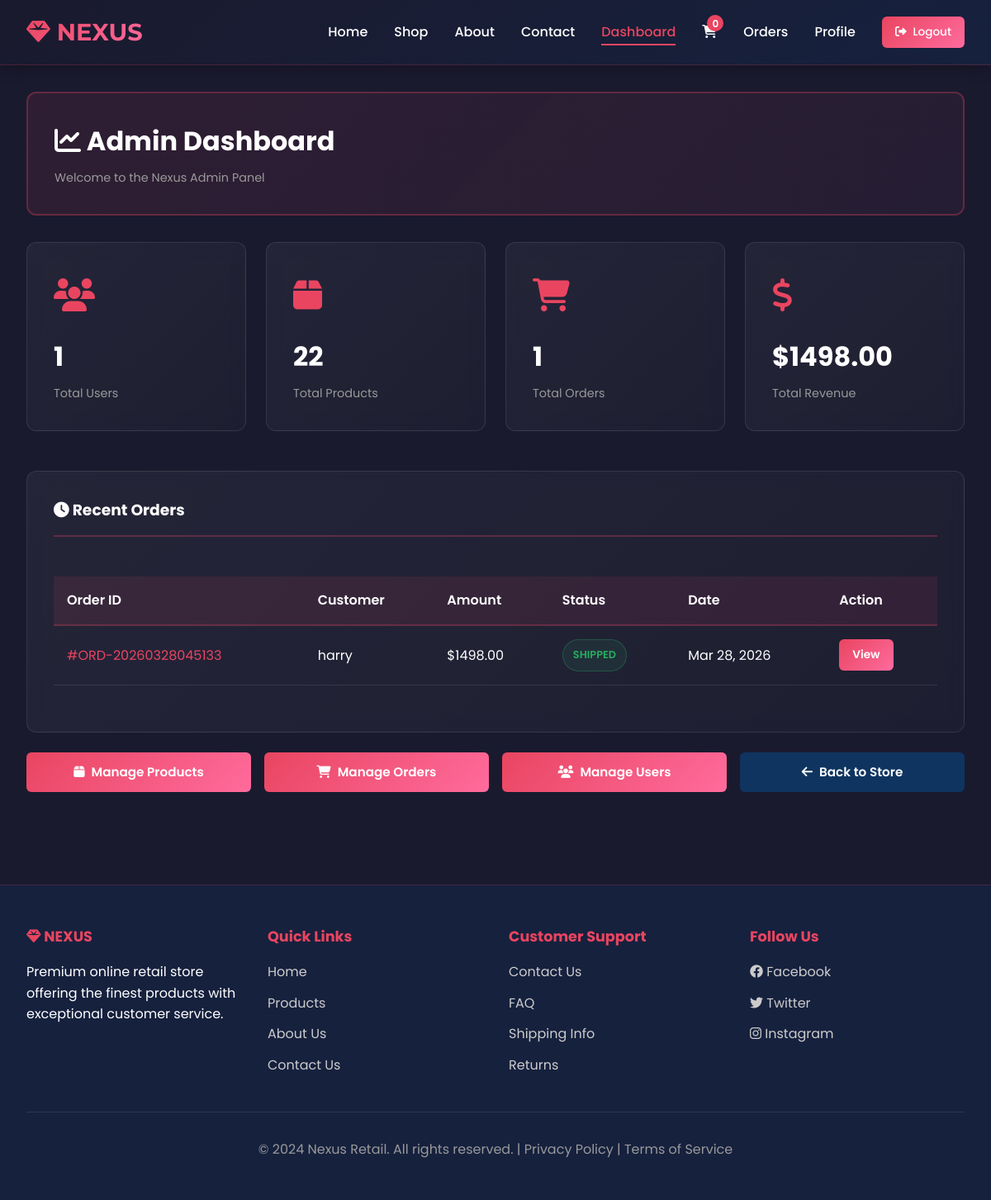
Screenshot of /admin/dashboard (signed in) with the database file from the repository.
### tables this page shows
CREATE TABLE orders (
            id INTEGER PRIMARY KEY AUTOINCREMENT,
            user_id INTEGER NOT NULL,
            order_number TEXT UNIQUE NOT NULL,
            total_amount REAL NOT NULL,
            payment_method TEXT,
            payment_status TEXT DEFAULT 'pending',
            delivery_address TEXT,
            delivery_phone TEXT,
            delivery_email TEXT,
            status TEXT DEFAULT 'pending',
            created_at TIMESTAMP DEFAULT CURRENT_TIMESTAMP,
            FOREIGN KEY(user_id) REFERENCES users(id)
        );

CREATE TABLE users (
            id INTEGER PRIMARY KEY AUTOINCREMENT,
            username TEXT UNIQUE NOT NULL,
            email TEXT UNIQUE NOT NULL,
            password TEXT NOT NULL,
            full_name TEXT,
            phone TEXT,
            address TEXT,
            city TEXT,
            country TEXT,
            postal_code TEXT,
            created_at TIMESTAMP DEFAULT CURRENT_TIMESTAMP,
            is_admin BOOLEAN DEFAULT 0
        );

### app.py (the view)
@app.route('/admin/dashboard')
@admin_required
def dashboard():
    db = get_db()
    total_users = db.execute('SELECT COUNT(*) as count FROM users WHERE is_admin = 0').fetchone()['count']
    total_products = db.execute('SELECT COUNT(*) as count FROM products').fetchone()['count']
    total_orders = db.execute('SELECT COUNT(*) as count FROM orders').fetchone()['count']
    total_revenue = db.execute('SELECT SUM(total_amount) as total FROM orders WHERE payment_status = "completed"').fetchone()['total'] or 0
    recent_orders = db.execute('''
        SELECT o.*, u.username FROM orders o
        JOIN users u ON o.user_id = u.id
        ORDER BY o.created_at DESC LIMIT 5
    ''').fetchall()
    db.close()
    recent_orders = [dict(order) for order in recent_orders]
    recent_orders = convert_timestamps(recent_orders)
    return render_template('admin_dashboard.html',
                         total_users=total_users,
                         total_products=total_products,
                         total_orders=total_orders,
                         total_revenue=total_revenue,
                         recent_orders=recent_orders)

### app.py (called while the page is built)
def get_db():
    db = sqlite3.connect(DATABASE)
    db.row_factory = sqlite3.Row
    return db

def convert_timestamps(data):
    if data is None:
        return None
    if isinstance(data, dict):
        for key in data:
            if key == 'created_at' and isinstance(data[key], str):
                try:
                    data[key] = datetime.strptime(data[key], '%Y-%m-%d %H:%M:%S')
                except (ValueError, TypeError):
                    pass
        return data
    elif isinstance(data, list):
        return [convert_timestamps(item) if isinstance(item, dict) else item for item in data]
    return data

def admin_required(f):
    @wraps(f)
    def decorated_function(*args, **kwargs):
        if 'user_id' not in session:
            flash('Please log in first.', 'danger')
            return redirect(url_for('login'))
        db = get_db()
        user = db.execute('SELECT is_admin FROM users WHERE id = ?', (session['user_id'],)).fetchone()
        db.close()
        if not user or not user['is_admin']:
            flash('Admin access required.', 'danger')
            return redirect(url_for('index'))
        return f(*args, **kwargs)
    return decorated_function

### templates/admin_dashboard.html (shortened to what this page needs)
{% extends "base.html" %}
{% block content %}
<div class="container">
    <div class="admin-header">
        <h1><i class="fas fa-chart-line"></i> Admin Dashboard</h1>
        <p class="admin-breadcrumb">Welcome to the Nexus Admin Panel</p>
    </div>
    <div class="stats-grid">
        <div class="stat-card">
            <div class="stat-icon"><i class="fas fa-users"></i></div>
            <div class="stat-value">{{ total_users }}</div>
            <div class="stat-label">Total Users</div>
        </div>
        <div class="stat-card">
            <div class="stat-icon"><i class="fas fa-box"></i></div>
            <div class="stat-value">{{ total_products }}</div>
            <div class="stat-label">Total Products</div>
        </div>
        <div class="stat-card">
            <div class="stat-icon"><i class="fas fa-shopping-cart"></i></div>
            <div class="stat-value">{{ total_orders }}</div>
            <div class="stat-label">Total Orders</div>
        </div>
        <div class="stat-card">
            <div class="stat-icon"><i class="fas fa-dollar-sign"></i></div>
            <div class="stat-value">${{ "%.2f" | format(total_revenue) }}</div>
            <div class="stat-label">Total Revenue</div>
        </div>
    </div>
    <div class="recent-orders">
        <h3><i class="fas fa-clock"></i> Recent Orders</h3>
        {% if recent_orders %}
        <div style="overflow-x: auto;">
            <table>
                <thead>
                    <tr>
                        <th>Order ID</th>
                        <th>Customer</th>
                        <th>Amount</th>
                        <th>Status</th>
                        <th>Date</th>
                        <th>Action</th>
                    </tr>
                </thead>
                <tbody>
                    {% for order in recent_orders %}
                    <tr>
                        <td><a href="/admin/order/{{ order.id }}" style="color: var(--highlight); text-decoration: none;">#{{ order.order_number }}</a></td>
                        <td>{{ order.username }}</td>
                        <td>${{ "%.2f" | format(order.total_amount) }}</td>
                        <td>
                            <span class="order-status {% if order.status == 'pending' %}status-pending{% else %}status-confirmed{% endif %}">
                                {{ order.status | upper }}
                            </span>
                        </td>
                        <td>{{ order.created_at.strftime('%b %d, %Y') }}</td>
                        <td>
                            <a href="/admin/order/{{ order.id }}" class="btn btn-primary btn-sm">View</a>
                        </td>
                    </tr>
                    {% endfor %}
                </tbody>
            </table>
        </div>
        {% else %}
        <p style="text-align: center; color: #999; padding: 2rem;">No orders yet</p>
        {% endif %}
    </div>
    <div class="admin-buttons">
        <a href="/admin/products" class="btn btn-primary">
            <i class="fas fa-box"></i> Manage Products
        </a>
        <a href="/admin/orders" class="btn btn-primary">
            <i class="fas fa-shopping-cart"></i> Manage Orders
        </a>
        <a href="/admin/users" class="btn btn-primary">
            <i class="fas fa-users"></i> Manage Users
        </a>
        <a href="/" class="btn btn-secondary">
            <i class="fas fa-arrow-left"></i> Back to Store
        </a>
    </div>
</div>
{% endblock %}

### templates/base.html (style rules this page uses)
* { margin: 0; padding: 0; box-sizing: border-box; }
:root { --primary: #1a1a2e; --secondary: #16213e; --accent: #0f3460; --highlight: #e94560; --light: #f8f9fa; --gray: #c4c4c4; --dark: #0f0f1e; --success: #27ae60; --danger: #e74c3c; --warning: #f39c12; }
body { font-family: 'Poppins', sans-serif; background-color: var(--primary); color: #fff; line-height: 1.6; overflow-x: hidden; }
.container { max-width: 1400px; margin: 0 auto; padding: 2rem; }
.btn { padding: 0.75rem 1.5rem; border: none; border-radius: 6px; font-weight: 600; cursor: pointer; transition: all 0.3s ease; font-size: 0.95rem; display: inline-flex; align-items: center; gap: 0.5rem; text-decoration: none; }
.btn-primary { background: linear-gradient(135deg, var(--highlight) 0%, #ff6b9d 100%); color: white; }
.btn-secondary { background: var(--accent); color: white; }
.btn-sm { padding: 0.5rem 1rem; font-size: 0.85rem; }
table { width: 100%; border-collapse: collapse; margin: 1.5rem 0; }
thead { background: rgba(233, 69, 96, 0.1); border-bottom: 2px solid var(--highlight); }
th, td { padding: 1rem; text-align: left; border-bottom: 1px solid rgba(255, 255, 255, 0.1); }

### templates/admin_dashboard.html (style rules this page uses)
.admin-header { background: linear-gradient(135deg, rgba(233, 69, 96, 0.1) 0%, rgba(255, 107, 157, 0.05) 100%); border: 2px solid rgba(233, 69, 96, 0.3); border-radius: 12px; padding: 2rem; margin-bottom: 2rem; }
.admin-header h1 { margin-bottom: 0.5rem; }
.admin-breadcrumb { color: #999; font-size: 0.9rem; }
.stats-grid { display: grid; grid-template-columns: repeat(auto-fit, minmax(250px, 1fr)); gap: 1.5rem; margin-bottom: 3rem; }
.stat-card { background: linear-gradient(135deg, rgba(255, 255, 255, 0.05) 0%, rgba(255, 255, 255, 0.02) 100%); border: 1px solid rgba(255, 255, 255, 0.1); border-radius: 12px; padding: 2rem; backdrop-filter: blur(10px); transition: all 0.3s ease; }
.stat-icon { font-size: 2.5rem; color: var(--highlight); margin-bottom: 1rem; }
.stat-value { font-size: 2rem; font-weight: 700; color: #fff; margin-bottom: 0.5rem; }
.stat-label { color: #999; font-size: 0.9rem; }
.recent-orders { background: linear-gradient(135deg, rgba(255, 255, 255, 0.05) 0%, rgba(255, 255, 255, 0.02) 100%); border: 1px solid rgba(255, 255, 255, 0.1); border-radius: 12px; padding: 2rem; backdrop-filter: blur(10px); }
.recent-orders h3 { margin-bottom: 1.5rem; padding-bottom: 1rem; border-bottom: 2px solid rgba(233, 69, 96, 0.3); }
table { width: 100%; border-collapse: collapse; }
thead { background: rgba(233, 69, 96, 0.1); }
th { padding: 1rem; text-align: left; font-weight: 600; border-bottom: 2px solid rgba(233, 69, 96, 0.3); }
td { padding: 1rem; border-bottom: 1px solid rgba(255, 255, 255, 0.1); }
.order-status { display: inline-flex; align-items: center; gap: 0.5rem; padding: 0.5rem 0.75rem; border-radius: 20px; font-size: 0.8rem; font-weight: 600; }
.status-confirmed { background: rgba(39, 174, 96, 0.1); border: 1px solid rgba(39, 174, 96, 0.3); color: var(--success); }
.admin-buttons { display: flex; gap: 1rem; margin-top: 1.5rem; flex-wrap: wrap; }
.admin-buttons .btn { flex: 1; min-width: 150px; justify-content: center; }

### rows the page displays
orders: order_number "ORD-20260328045133", username "harry", total_amount "1498.00", status "SHIPPED", created_at "Mar 28, 2026"

### other values shown
{{ total_users }} "1"
{{ total_products }} "22"
{{ total_orders }} "1"
{{ "%.2f" | format(total_revenue) }} "1498.00"
